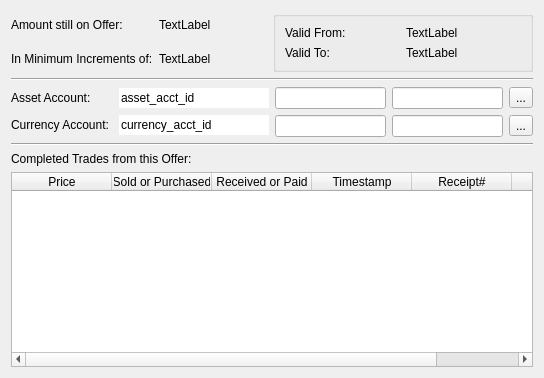
<?xml version="1.0" encoding="UTF-8"?>
<ui version="4.0">
 <class>MTOfferDetails</class>
 <widget class="MTEditDetails" name="MTOfferDetails">
  <property name="geometry">
   <rect>
    <x>0</x>
    <y>0</y>
    <width>544</width>
    <height>378</height>
   </rect>
  </property>
  <property name="windowTitle">
   <string>Form</string>
  </property>
  <layout class="QVBoxLayout" name="verticalLayout">
   <item>
    <layout class="QHBoxLayout" name="horizontalLayout">
     <item>
      <layout class="QGridLayout" name="gridLayout_4">
       <item row="0" column="0">
        <widget class="QLabel" name="label_7">
         <property name="text">
          <string>Amount still on Offer:</string>
         </property>
        </widget>
       </item>
       <item row="0" column="1">
        <widget class="QLabel" name="labelAvailable">
         <property name="text">
          <string>TextLabel</string>
         </property>
        </widget>
       </item>
       <item row="1" column="0">
        <widget class="QLabel" name="label_8">
         <property name="text">
          <string>In Minimum Increments of:</string>
         </property>
        </widget>
       </item>
       <item row="1" column="1">
        <widget class="QLabel" name="labelMinInc">
         <property name="text">
          <string>TextLabel</string>
         </property>
        </widget>
       </item>
      </layout>
     </item>
     <item>
      <widget class="QGroupBox" name="groupBox">
       <property name="minimumSize">
        <size>
         <width>260</width>
         <height>0</height>
        </size>
       </property>
       <property name="maximumSize">
        <size>
         <width>275</width>
         <height>16777215</height>
        </size>
       </property>
       <property name="title">
        <string/>
       </property>
       <layout class="QGridLayout" name="gridLayout_3">
        <item row="0" column="0">
         <widget class="QLabel" name="label">
          <property name="text">
           <string>Valid From:</string>
          </property>
         </widget>
        </item>
        <item row="0" column="1">
         <widget class="QLabel" name="labelValidFrom">
          <property name="text">
           <string>TextLabel</string>
          </property>
         </widget>
        </item>
        <item row="1" column="0">
         <widget class="QLabel" name="label_2">
          <property name="text">
           <string>Valid To:</string>
          </property>
         </widget>
        </item>
        <item row="1" column="1">
         <widget class="QLabel" name="labelValidTo">
          <property name="text">
           <string>TextLabel</string>
          </property>
         </widget>
        </item>
       </layout>
      </widget>
     </item>
    </layout>
   </item>
   <item>
    <widget class="Line" name="line_2">
     <property name="orientation">
      <enum>Qt::Horizontal</enum>
     </property>
    </widget>
   </item>
   <item>
    <layout class="QHBoxLayout" name="horizontalLayout_4">
     <item>
      <layout class="QGridLayout" name="gridLayout">
       <item row="0" column="0">
        <widget class="QLabel" name="labelAssetAccount">
         <property name="text">
          <string>Asset Account:</string>
         </property>
        </widget>
       </item>
       <item row="0" column="1">
        <widget class="QLineEdit" name="lineEditAssetAcct">
         <property name="enabled">
          <bool>true</bool>
         </property>
         <property name="maximumSize">
          <size>
           <width>150</width>
           <height>16777215</height>
          </size>
         </property>
         <property name="text">
          <string>asset_acct_id</string>
         </property>
         <property name="frame">
          <bool>false</bool>
         </property>
         <property name="readOnly">
          <bool>true</bool>
         </property>
        </widget>
       </item>
       <item row="1" column="0">
        <widget class="QLabel" name="labelCurrencyAccount">
         <property name="text">
          <string>Currency Account:</string>
         </property>
        </widget>
       </item>
       <item row="1" column="1">
        <widget class="QLineEdit" name="lineEditCurrencyAcct">
         <property name="enabled">
          <bool>true</bool>
         </property>
         <property name="maximumSize">
          <size>
           <width>150</width>
           <height>16777215</height>
          </size>
         </property>
         <property name="text">
          <string>currency_acct_id</string>
         </property>
         <property name="frame">
          <bool>false</bool>
         </property>
         <property name="readOnly">
          <bool>true</bool>
         </property>
        </widget>
       </item>
      </layout>
     </item>
     <item>
      <layout class="QVBoxLayout" name="verticalLayout_2">
       <item>
        <layout class="QHBoxLayout" name="horizontalLayout_2">
         <item>
          <widget class="QLineEdit" name="lineEditAcctBalance"/>
         </item>
         <item>
          <widget class="QLineEdit" name="lineEditAssetAcctID">
           <property name="enabled">
            <bool>true</bool>
           </property>
           <property name="readOnly">
            <bool>true</bool>
           </property>
          </widget>
         </item>
         <item>
          <widget class="QToolButton" name="toolButtonAssetAcct">
           <property name="text">
            <string>...</string>
           </property>
           <property name="icon">
            <iconset resource="../resource.qrc">
             <normaloff>:/icons/icons/safe.png</normaloff>:/icons/icons/safe.png</iconset>
           </property>
          </widget>
         </item>
        </layout>
       </item>
       <item>
        <layout class="QHBoxLayout" name="horizontalLayout_3">
         <item>
          <widget class="QLineEdit" name="lineEditCurrencyBalance"/>
         </item>
         <item>
          <widget class="QLineEdit" name="lineEditCurrencyAcctID">
           <property name="enabled">
            <bool>true</bool>
           </property>
           <property name="readOnly">
            <bool>true</bool>
           </property>
          </widget>
         </item>
         <item>
          <widget class="QToolButton" name="toolButtonCurrencyAcct">
           <property name="text">
            <string>...</string>
           </property>
           <property name="icon">
            <iconset resource="../resource.qrc">
             <normaloff>:/icons/icons/safe.png</normaloff>:/icons/icons/safe.png</iconset>
           </property>
          </widget>
         </item>
        </layout>
       </item>
      </layout>
     </item>
    </layout>
   </item>
   <item>
    <widget class="Line" name="line">
     <property name="orientation">
      <enum>Qt::Horizontal</enum>
     </property>
    </widget>
   </item>
   <item>
    <widget class="QLabel" name="label_3">
     <property name="text">
      <string>Completed Trades from this Offer:</string>
     </property>
    </widget>
   </item>
   <item>
    <widget class="QTableWidget" name="tableWidgetTrades">
     <property name="sizePolicy">
      <sizepolicy hsizetype="Expanding" vsizetype="Expanding">
       <horstretch>0</horstretch>
       <verstretch>0</verstretch>
      </sizepolicy>
     </property>
     <property name="maximumSize">
      <size>
       <width>16777215</width>
       <height>16777215</height>
      </size>
     </property>
     <property name="editTriggers">
      <set>QAbstractItemView::NoEditTriggers</set>
     </property>
     <column>
      <property name="text">
       <string>Price</string>
      </property>
     </column>
     <column>
      <property name="text">
       <string>Sold or Purchased</string>
      </property>
     </column>
     <column>
      <property name="text">
       <string>Received or Paid</string>
      </property>
     </column>
     <column>
      <property name="text">
       <string>Timestamp</string>
      </property>
     </column>
     <column>
      <property name="text">
       <string>Receipt#</string>
      </property>
     </column>
     <column>
      <property name="text">
       <string>Server</string>
      </property>
     </column>
    </widget>
   </item>
  </layout>
 </widget>
 <customwidgets>
  <customwidget>
   <class>MTEditDetails</class>
   <extends>QWidget</extends>
   <header>gui/widgets/editdetails.hpp</header>
   <container>1</container>
  </customwidget>
 </customwidgets>
 <resources>
  <include location="../resource.qrc"/>
 </resources>
 <connections/>
</ui>
